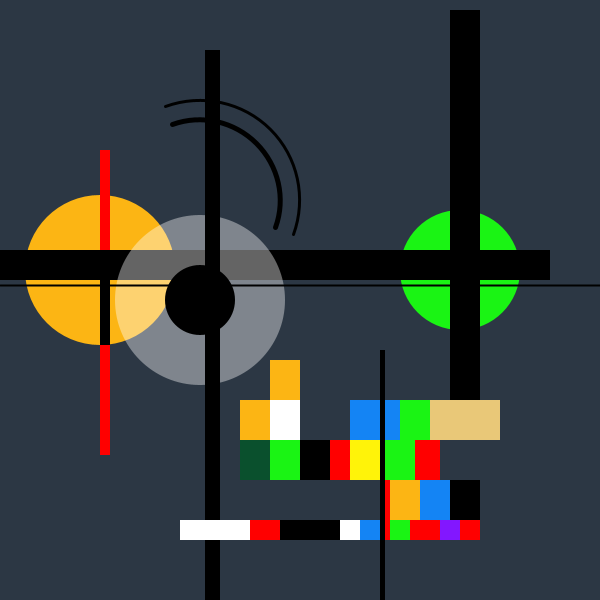
Frame 1 (no input)
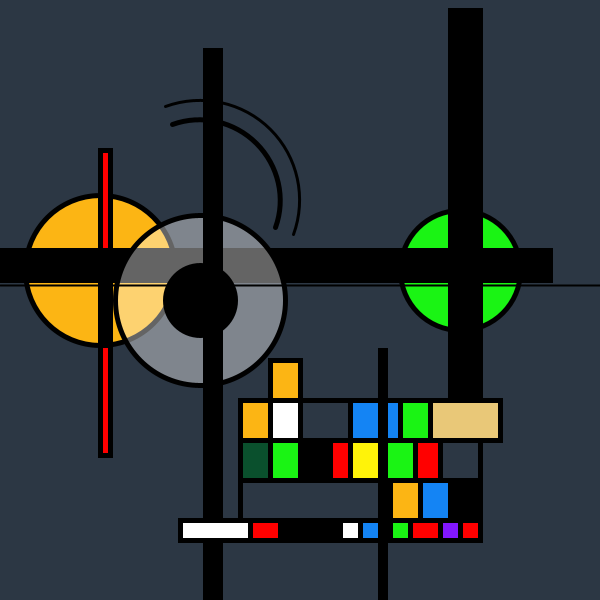
Frame 2 (the mouse pressed at the canvas centre, redrawn once)

The Processing sketch that drew these frames (run headless with seeded random() and noise(); the mouse was pressed at the canvas centre and the sketch redrawn once):

// Processing sketch: processing_160534
// ── processing_160534.pde

color a,b,c,d,e,f,g ;

void setup() {
  size(600, 600);
  noStroke();
  a = color(44,55,68); //background
  b = color(0,0,0); //blcak
  c = color(252,181,20);  //orange
  d = color(255,0,0); //red
  e = color(255,255,255); //white
  f = color(20,132,244); //blue
  g = color(26,244,20); //green
  noLoop();  
}


void draw() {
  background(a);
  

  fill(c);
  ellipse(100,270,150,150);
  
  fill(g);
  ellipse(460,270,120,120);
  
  fill(b);
  rect(0, 250, 550, 30);  //horizn_Rectan
  
  fill(b);
  rect(100, 150, 10, 300);
  
  fill(d);
  rect(100, 150, 10, 100);
  
 
  
  
  fill(d);
  rect(100, 345, 10, 110);
  
  fill(b);
  rect(450, 10, 30, 500);
  
  fill(e,100);
  ellipse(200,300,170,170);
  
  fill(b);
  ellipse(200,300,70,70);
  
  fill(b);
  rect(205, 50, 15, 550);
  
  fill(d);
  rect(240,400,240,140);

  fill(c);
  rect(270, 360, 30, 40);
  
  fill(c);
  rect(240, 400, 40, 40);
  
  fill(e);
  rect(270, 400, 30, 40);
  
  fill(a);
  rect(300, 400, 50, 40);
  
  fill(a);
  rect(300, 400, 50, 40);
  
  fill(f);
  rect(350, 400, 50, 40);  
  
  fill(g);
  rect(400, 400, 30, 40);    
  
  fill(233,200,120);
  rect(430, 400, 70, 40);  
  
  fill(10,80,45);
  rect(240, 440, 30, 40); 
  
  fill(b);
  rect(300, 440, 30, 40); 
  
  fill(g);
  rect(270, 440, 30, 40); 
  
  fill(255,243,9);
  rect(350, 440, 30, 40);
  
  fill(g);
  rect(385, 440, 30, 40);
  
  fill(a);
  rect(440, 440, 40, 40);
  
  fill(a);
  rect(240, 480, 145, 40);
  
  
  fill(c);
  rect(390, 480, 30, 40);
  
  fill(f);
  rect(420, 480, 30, 40);
  
  fill(b);
  rect(450, 480, 30, 40);
  
  fill(b);    //long,slim line
  rect(380, 350, 5, 300);
  
  fill(e);
  rect(180, 520, 70, 20);
  
  fill(b);
  rect(280, 520, 70, 20);
  
  fill(e);
  rect(340, 520, 20, 20);
  
  fill(f);
  rect(360, 520, 20, 20);
   
  fill(g);
  rect(390, 520, 20, 20);
  
  fill(130,23,255);
  rect(440, 520, 20, 20);
  
  
  
  strokeWeight(2);
  stroke(b);
  line(0,285,600,285);
  
  
  
  
  
  
  
  //strokeWeight(2);
  //stroke(b);
  //line(180,280,600,600);
  //line(180,280,580,600);
  //line(180,280,560,600);
  //line(180,280,540,600);
  //line(180,280,520,600);
  //line(180,280,500,600);
  
  
   
   //Arc 
   noFill();
   stroke(b);
   strokeWeight(3);
   arc(200, 200, 200, 200, radians(250), radians(380));
   
   noFill();
   stroke(b);
   strokeWeight(5);
   arc(200, 200, 160, 160, radians(250), radians(380));
   
   

  
  




    
 }
